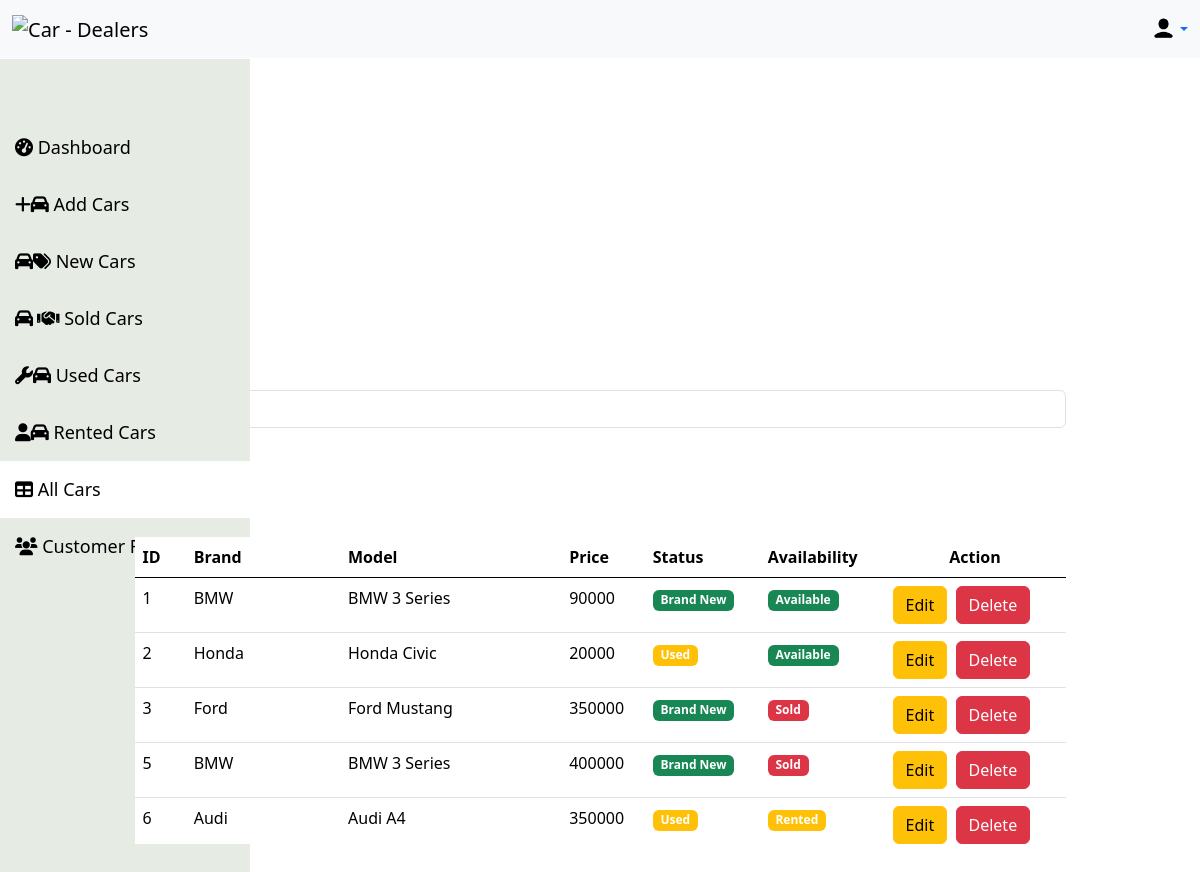
Page /view/seller/All_Cars.php (signed in) on the committed database.
### tables this page shows
CREATE TABLE `car` (
  `id` int(50) NOT NULL,
  `model` varchar(50) NOT NULL,
  `brand` varchar(50) NOT NULL,
  `status` varchar(50) NOT NULL,
  `original_price` varchar(50) NOT NULL DEFAULT '0',
  `user_id` int(50) NOT NULL,
  `availability` varchar(50) NOT NULL,
  `date` date DEFAULT NULL
);

### routes.php (called while the page is built)
<?php
$routes = [
    'INDEX' => '/Car_Shop_Management_System/index.php',
    '500_error' => '/Car_Shop_Management_System/500.php',
    'login' => '/Car_Shop_Management_System/view/Login.php',
    'signup_decider' => '/Car_Shop_Management_System/view/Signup_Decider.php',
    'seller_signup' => '/Car_Shop_Management_System/view/seller/Seller_Signup.php',
    'seller_dashboard' => '/Car_Shop_Management_System/view/seller/Seller_Dashboard.php',
    'seller_add_cars' => '/Car_Shop_Management_System/view/seller/Add_Car.php',
    'seller_new_cars' => '/Car_Shop_Management_System/view/seller/New_Car.php',
    'seller_used_cars' => '/Car_Shop_Management_System/view/seller/Used_Car.php',
    'seller_rented_cars' => '/Car_Shop_Management_System/view/seller/Rented_Car.php',
    'seller_all_cars' => '/Car_Shop_Management_System/view/seller/All_Cars.php',
    'seller_car_requests' => '/Car_Shop_Management_System/view/seller/Customer_Requests.php',
    'seller_view_car' => '/Car_Shop_Management_System/view/seller/View_Car.php',
    'seller_edit_car' => '/Car_Shop_Management_System/view/seller/Edit_Car.php',
    'seller_sold_car' => '/Car_Shop_Management_System/view/seller/Sold_Car.php',
    'seller_all_comments' => '/Car_Shop_Management_System/view/seller/All_Comments.php',
];
$backend_routes = [
    'login_controller' => '/Car_Shop_Management_System/controller/LoginController.php',
    'logout_controller' => '/Car_Shop_Management_System/controller/LogoutController.php',
    'seller_signup_controller' => '/Car_Shop_Management_System/controller/seller/Seller_SignupController.php',
    'seller_add_car_controller' => '/Car_Shop_Management_System/controller/seller/Add_CarController.php',
    'seller_new_cars_used_controller' => '/Car_Shop_Management_System/controller/seller/New_CarController/New_Car_UsedController.php',
    'seller_rented_cars_available_controller' => '/Car_Shop_Management_System/controller/seller/Rented_CarController/Rented_Car_AvailableController.php',
    'seller_all_cars_delete_controller' => '/Car_Shop_Management_System/controller/seller/All_CarsController/All_Cars_DeleteController.php',
    'seller_edit_car_controller' => '/Car_Shop_Management_System/controller/seller/All_CarsController/All_Cars_EditController.php',
    'seller_car_request_accept_controller' => '/Car_Shop_Management_System/controller/seller/Customer_RequestsController/Customer_Requests_AcceptController.php',
    'seller_car_request_reject_controller' => '/Car_Shop_Management_System/controller/seller/Customer_RequestsController/Customer_Requests_RejectController.php',
];
$image_routes = [
    'contact' => '/Car_Shop_Management_System/view/static/image/contact.jpg',
    'seller_image' => '/Car_Shop_Management_System/view/static/image/seller.jpg',
    'user_icon' => '/Car_Shop_Management_System/view/static/image/user.png',
];
?>

### model/CarRepo.php (called while the page is built, shortened)
<?php
function findAllCarsByUserID($id)
{
    $conn = db_conn();
    $selectQuery = 'SELECT * FROM `car` WHERE `user_id` = '.$id;
    try {
        $result = $conn->query($selectQuery);
        $rows = array();
        while ($row = $result->fetch_assoc()) {
            $rows[] = $row;
        }
        return $rows;
    } catch (Exception $e) {
        echo "Error: " . $e->getMessage();
        return null;
    } finally {
        $conn->close();
    }
}

### view/seller/ColorGenerator.php (called while the page is built, shortened)
<?php
function Availability_Badge_Color($data){
    $availabilityColor = '';
    if ($data === "Available") {
        $availabilityColor = 'bg-success';
    } elseif ($data === "Rented") {
        $availabilityColor = 'bg-warning';
    } elseif ($data === "Sold") {
        $availabilityColor = 'bg-danger';
    }
    return $availabilityColor;
}
function Status_Badge_Color($data){
    $statusColor = '';
    if ($data === "Brand New") {
        $statusColor = 'bg-success';
    } elseif ($data === "Used") {
        $statusColor = 'bg-warning';
    }
    return $statusColor;
}

### view/seller/All_Cars.php (the view, shortened to what this page needs)
<?php
require '../../routes.php';
$Dashboard_page = $routes['seller_dashboard'];
$user_icon = $image_routes['user_icon'];
$Add_cars_page = $routes['seller_add_cars'];
$New_cars_List_page = $routes['seller_new_cars'];
$Sold_cars_List_page = $routes['seller_sold_car'];
$Used_cars_List_page = $routes['seller_used_cars'];
$Rented_cars_List_page = $routes['seller_rented_cars'];
$All_cars_List_page =  $routes['seller_all_cars'];
$Customer_Requests_List_page = $routes['seller_car_requests'];
$Rented_Cars_Delete_controller_file = $backend_routes['seller_all_cars_delete_controller'];
$Cars_Edit_page = $routes['seller_edit_car'];
$user_id = $_SESSION['user_id'];
?>
<!DOCTYPE html>
<html lang="en">
<head>
    <link href="https://cdnjs.cloudflare.com/ajax/libs/font-awesome/6.0.0-beta3/css/all.min.css" rel="stylesheet">
    <link href="https://cdn.jsdelivr.net/npm/bootstrap@5.0.2/dist/css/bootstrap.min.css" rel="stylesheet">
    <link rel="stylesheet" href="../css/style.css">
    <link rel="stylesheet" href="../css/layout.css">
    <link rel="stylesheet" href="../css/dashboard_dropdown.css">
    <link rel="stylesheet" href="../css/health_card.css">
</head>
<body>
<div class="main_container">
    <div id="navbar" class="division_b">
        <nav class="navbar navbar-expand-lg navbar-light bg-body-tertiary">
            <div class="container-fluid">
                <div class="collapse navbar-collapse" id="navbarSupportedContent">
                    <a class="navbar-brand mt-2 mt-lg-0" href="#">
                        <img
                            src=""
                            height="15"
                            alt="Car - Dealers"
                            loading="lazy"
                        />
                    </a>
                </div>
                <div class="d-flex align-items-center">
                    <div class="dropdown">
                        <a
                            data-mdb-dropdown-init
                            class="dropdown-toggle d-flex align-items-center hidden-arrow"
                            href="#"
                            id="navbarDropdownMenuAvatar"
                            role="button"
                            aria-expanded="false"
                            onclick="toggleDropdown()"
                        >
                            <img
                                src="<?php echo $user_icon; ?>"
                                class="rounded-circle"
                                height="25"
                                alt="Black and White Portrait of a Man"
                                loading="lazy"
                            />
                        </a>
                    </div>
                </div>
            </div>
        </nav>
    </div>
    <div class="division_d">
        <div id="myDrawer" class="drawer">
            <a href="<?php echo $Dashboard_page; ?>"><span class="fas fa-tachometer-alt"></span> Dashboard</a>
            <a href="<?php echo $Add_cars_page; ?>"><span class="fas fa-plus"></span><span class="fas fa-car"></span> Add Cars</a>
            <a href="<?php echo $New_cars_List_page; ?>"><span class="fas fa-car"></span><span class="fas fa-tags"></span> New Cars </a>
            <a href="<?php echo $Sold_cars_List_page; ?>"><span class="fas fa-car"></span><i class="fa-solid fa-handshake" style="margin-left: 4px;"></i></span> Sold Cars
            </a>
            <a href="<?php echo $Used_cars_List_page; ?>"><span class="fas fa-wrench"></span><span class="fas fa-car"></span> Used Cars</a>
            <a href="<?php echo $Rented_cars_List_page; ?>"><span class="fas fa-user"></span><span class="fas fa-car"></span> Rented Cars</a>
            <a class="bg-white" href="<?php echo $All_cars_List_page; ?>"><span class="fas fa-table"></span> All Cars</a>
            <a href="<?php echo $Customer_Requests_List_page; ?>"><span class="fas fa-users"></span> Customer Requests</a>
        </div>
    </div>
    <div class="division_a" style="overflow-x: auto; width: 955px; height: 476px;">
        <div class="container">
            <input type="search" class="form-control mb-3" id="datatable-search-input" placeholder="Search...">
        </div>
        <div class="container table-container">
            <h2 id="table_name">All Cars</h2>
            <table id="car-table" class="table table-hover">
                <thead>
                <tr>
                    <th>ID</th>
                    <th>Brand</th>
                    <th>Model</th>
                    <th>Price</th>
                    <th>Status</th>
                    <th>Availability</th>
                    <th style="text-align: center;">Action</th>
                </tr>
                </thead>
                <tbody id="car-list">
                <?php
                include '../../model/CarRepo.php';
                include './ColorGenerator.php';
                $rows = findAllCarsByUserID($user_id);
                foreach ($rows as $row) {
                    $availabilityColor = Availability_Badge_Color($row['availability']);
                    $statusColor = Status_Badge_Color($row['status']);
                    echo "<tr>";
                    echo "<td>{$row['id']}</td>";
                    echo "<td>{$row['brand']}</td>";
                    echo "<td>{$row['model']}</td>";
                    echo "<td>{$row['original_price']}</td>";
                    echo "<td><span class='badge {$statusColor}'>{$row['status']}</span></td>";
                    echo "<td><span class='badge {$availabilityColor}'>{$row['availability']}</span></td>";
                    echo "<td>";
                    echo "<form action='$Cars_Edit_page' method='post' style='display: inline-block;'>
                <input hidden type='number' id='view_id' name='edit_id' value='{$row['id']}' />
                <button type='submit' class='btn btn-warning edit-btn' data-id='{$row['id']}'>Edit</button>
                </form>";
                    echo "<form action='$Rented_Cars_Delete_controller_file' method='post' style='display: inline-block;'>
                <input hidden type='number' id='available_id' name='delete_id' value='{$row['id']}' />
                <button class='btn btn-danger used-btn' data-id='{$row['id']}'>Delete</button>
                </form>";
                    echo "</td>";
                    echo "</tr>";
                }
                ?>
                </tbody>
            </table>
        </div>
    </div>
</div>
</body>
</html>

### view/css/layout.css (style rules this page uses)
.main_container { display: grid; grid-template-columns:repeat(12, 1fr); grid-template-rows: repeat(6, 1fr); grid-template-areas: "b b b b b b b b b b b b" "d d d a a a a a a e e e" "d d d a a a a a a e e e" "d d d a a a a a a e e e" "d d d a a a a a a e e e" "c c c c c c c c c c c c"; height: 90vh; }
.division_a { grid-area: a; display: flex; flex-direction: column; flex-wrap: wrap; justify-content: center; align-items: center; }
.division_b { grid-area: b; width: 100%; height: 70%; justify-content: space-evenly; align-items: stretch; }
.division_d { grid-area: d; //background-color: #b8072f; width: 100%; height: 70%; justify-content: space-evenly; align-items: stretch; }

### view/css/dashboard_dropdown.css (style rules this page uses)
.dropdown { position: relative; display: inline-block; }

### view/css/health_card.css (style rules this page uses)
body { background: #eeeded; }

### view/seller/All_Cars.php (style rules this page uses)
body { margin: 0; font-family: 'Arial', sans-serif; overflow-x: hidden; background: #eeeded; }
.drawer { height: 100%; width: 250px; position: fixed; z-index: 1; top: 0; left: 0; background-color: #e6ebe4; padding-top: 60px; transition: 0.5s; margin-top: 59px; }
.drawer a { padding: 15px; text-decoration: none; font-size: 18px; color: #000; display: block; transition: 0.3s; }
#car-table { position: sticky; top: 40px; background-color: #fff; z-index: 1; }
thead { top: -3px; }
.table-container { max-height: 400px; overflow-y: auto; border: 0px solid #ddd; border-radius: 10px; scrollbar-width: none; -ms-overflow-style: none; }
#table_name { position: sticky; margin-top: 46px; top: -8px; }

### rows in the picture
car: id "1", brand "BMW", model "BMW 3 Series", original_price "90000", status "Brand New", availability "Available"
car: id "2", brand "Honda", model "Honda Civic", original_price "20000", status "Used", availability "Available"
car: id "3", brand "Ford", model "Ford Mustang", original_price "350000", status "Brand New", availability "Sold"
car: id "5", brand "BMW", model "BMW 3 Series", original_price "400000", status "Brand New", availability "Sold"
car: id "6", brand "Audi", model "Audi A4", original_price "350000", status "Used", availability "Rented"
